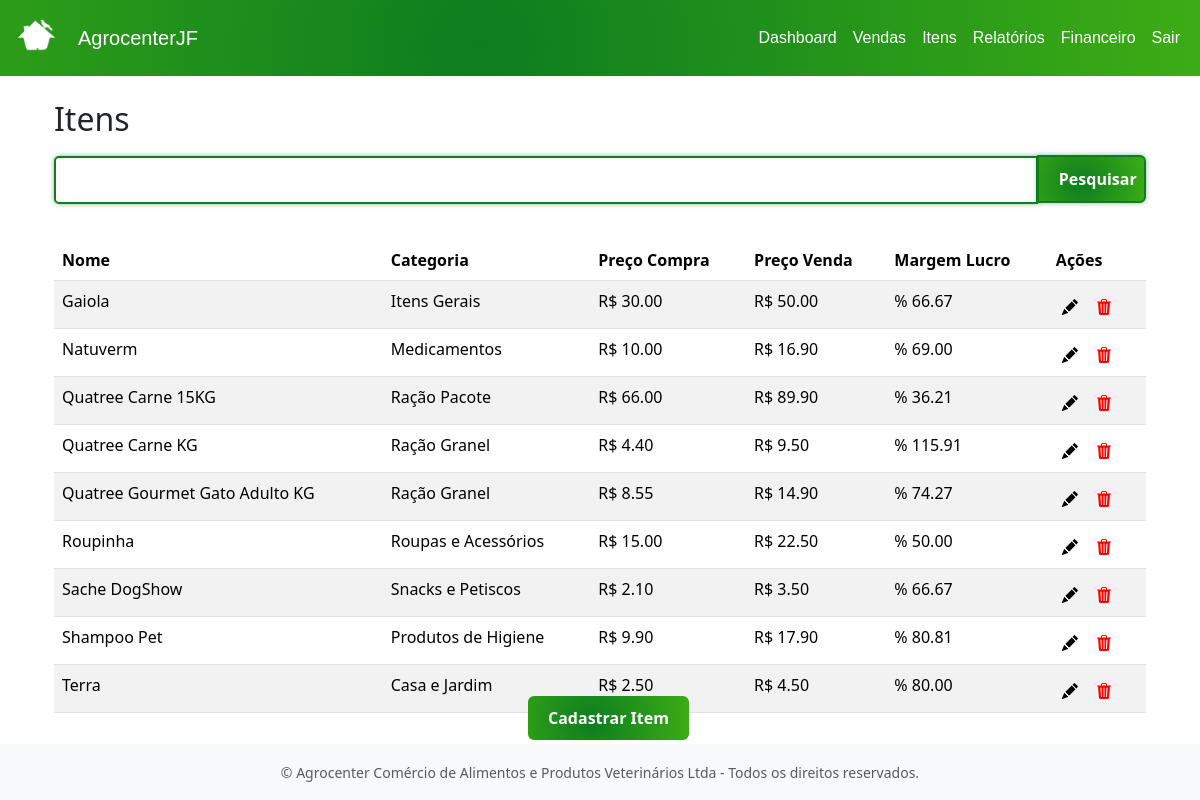
/itens (signed in), run on the app's committed database.
### app.py (models this page shows)
class Item(db.Model):
    id = db.Column(db.Integer, primary_key=True)
    nome = db.Column(db.String(100), nullable=False)
    preco_compra = db.Column(db.Float, nullable=False)
    preco_venda = db.Column(db.Float, nullable=False)
    margem_lucro = db.Column(db.Float)
    data_cadastro = db.Column(db.DateTime, default=datetime.now)
    categoria_id = db.Column(db.Integer, db.ForeignKey('categoria.id'))
    categoria = db.relationship('Categoria', backref='itens')

class Categoria(db.Model):
    id = db.Column(db.Integer, primary_key=True)
    nome = db.Column(db.String(100), unique=True, nullable=False)

### app.py (the view)
@app.route("/itens", methods=["GET"])
def itens():
    if "usuario_id" not in session:
        return redirect(url_for("login"))
    q = request.args.get("q", "").strip()
    if q:
        itens = Item.query.filter(Item.nome.contains(q)).order_by(Item.nome.asc()).all()
    else:
        itens = Item.query.order_by(Item.nome.asc()).all()
    categorias = Categoria.query.all()
    pesquisando = bool(q)
    nenhum_resultado = pesquisando and len(itens) == 0
    return render_template(
        "itens.html",
        categorias=categorias,
        itens=itens,
        pesquisando=pesquisando,
        nenhum_resultado=nenhum_resultado,
        q=q
    )

### templates/itens.html (shortened to what this page needs)
{% extends "base.html" %}
{% block content %}
<div class="container mt-4 itens-page">
    <h2>Itens</h2>
  <form method="GET" action="{{ url_for('itens') }}" class="mb-3">
    <div class="input-group itens-search">
        <input type="text" class="form-control" name="q" placeholder="Pesquisar item..." value="{{ q or '' }}">
        <button class="btn btn-primary" type="submit">Pesquisar</button>
    </div>
    </form>
  <table class="table table-striped">
  <thead>
    <tr>
      <th>Nome</th>
      <th>Categoria</th>
      <th>Preço Compra</th>
      <th>Preço Venda</th>
      <th>Margem Lucro</th>
      <th>Ações</th>
    </tr>
  </thead>
  <tbody>
    {% for item in itens %}
    <tr>
      <td>{{ item.nome }}</td>
      <td>{{ item.categoria.nome }}</td>
      <td>R$ {{ "%.2f"|format(item.preco_compra) }}</td>
      <td>R$ {{ "%.2f"|format(item.preco_venda) }}</td>
      <td>% {{ "%.2f"|format(item.margem_lucro) }}</td>
      <td>
        <button class="btn btn-sm btn-outline-primary"
                data-bs-toggle="modal"
                data-bs-target="#modalEditar{{ item.id }}">
        </button>
        <form method="POST" action="{{ url_for('itens') }}" style="display:inline;">
            <button type="submit" class="btn btn-sm btn-outline-danger">
            </button>
        </form>
        </td>
    </tr>
    {% endfor %}
  </tbody>
</table>
</div>
  <div class="d-flex justify-content-between align-items-center mb-3">
    <button class="btn btn-success" data-bs-toggle="modal" data-bs-target="#modalCadastro">
      Cadastrar Item
    </button>
  </div>
{% endblock %}

### templates/base.html (shortened to what this page needs)
<!DOCTYPE html>
<html lang="pt-br">
<head>
    <link href="https://cdn.jsdelivr.net/npm/bootstrap@5.3.2/dist/css/bootstrap.min.css" rel="stylesheet">
    <link rel="stylesheet" href="{{ url_for('static', filename='css/style.css') }}">
</head>
<body>
    <nav class="navbar navbar-expand-lg navbar-dark navbar-background">
        <div class="container-fluid">
            <a class="navbar-brand d-flex align-items-center" href="{{ url_for('index') }}">
                <img src="{{ url_for('static', filename='img/agrocenter_logo.png') }}"
                    alt="Logo"
                    width="50" height="50"
                    class="me-0">
            <a class="navbar-brand" href="/">AgrocenterJF</a>
            <div class="collapse navbar-collapse">
                <ul class="navbar-nav ms-auto">
                    <li class="nav-item"><a class="nav-link" href="/dashboard">Dashboard</a></li>
                    <li class="nav-item"><a class="nav-link" href="/vendas">Vendas</a></li>
                    <li class="nav-item"><a class="nav-link" href="/itens">Itens</a></li>
                    <li class="nav-item"><a class="nav-link" href="/relatorios">Relatórios</a></li>
                    <li class="nav-item"><a class="nav-link" href="/financeiro">Financeiro</a></li>
                    <li class="nav-item"><a class="nav-link" href="/logout">Sair</a></li>
                </ul>
            </div>
        </div>
    </nav>
    <div class="container mt-4">
        {% block content %}{% endblock %}
    </div>
</body>
<footer class="text-center text-muted bg-light py-3 fixed-bottom">
    <small>© Agrocenter Comércio de Alimentos e Produtos Veterinários Ltda - Todos os direitos reservados.</small>
</footer>
</html>

### static/css/style.css (style rules this page uses)
.navbar { font-family: Verdana, Geneva, Tahoma, sans-serif }
.navbar-background { background: radial-gradient(circle at 20% 30%, #0d7d20 0%, #66d50b 70%), radial-gradient(circle at 80% 20%, #1c901e 0%, #1e9b1e 70%), radial-gradient(circle at 40% 80%, #2eb82e 0%, #3ed33e 70%), radial-gradient(circle at 70% 70%, #0b6c0b 0%, #6ac96a 70%); background-size: 200% 200%; animation: move1 20s ease infinite, move2 30s ease infinite; }
.navbar .nav-link { color: #ffffff !important; transition: color 0.3s ease; }
.navbar .nav-link { color: #ffffff !important; transition: transform 0.3s ease, color 0.3s ease; }
.form-control::placeholder { color: rgba(255,255,255,0.7); }
.btn-success { background: radial-gradient(circle at 20% 30%, #0d7d20 0%, #66d50b 70%), radial-gradient(circle at 80% 20%, #1c901e 0%, #1e9b1e 70%), radial-gradient(circle at 40% 80%, #2eb82e 0%, #3ed33e 70%), radial-gradient(circle at 70% 70%, #0b6c0b 0%, #6ac96a 70%); background-size: 200% 200%; animation: move1 20s ease infinite, move2 30s ease infinite; color: #ffffff; border: none; padding: 10px 20px; font-weight: bold; transition: transform 0.3s ease, color 0.3s ease; position: fixed; bottom: 60px; left: 44%; z-index: 1050; }
.form-control { width: 100%; padding: 10px; margin: 10px 0 20px; border-radius: 5px; outline: none; background-color: transparent; font-size: 16px; border: 2px solid #0d7d20; box-shadow: 0 0 5px rgba(13, 125, 32, 0.5); }
.form-control { color: #0b6c0b; }
.btn-primary { background: radial-gradient(circle at 20% 30%, #0d7d20 0%, #66d50b 70%), radial-gradient(circle at 80% 20%, #1c901e 0%, #1e9b1e 70%), radial-gradient(circle at 40% 80%, #2eb82e 0%, #3ed33e 70%), radial-gradient(circle at 70% 70%, #0b6c0b 0%, #6ac96a 70%); background-size: 200% 200%; animation: move1 20s ease infinite, move2 30s ease infinite; color: #ffffff; border: none; padding: 10px 20px; font-weight: bold; transition: transform 0.3s ease, color 0.3s ease; width: 10%; height: 10%; margin-top: 0.80%; border: 2px solid #0d7d20; box-shadow: 0 0 5px rgba(13, 125, 32, 0.5); }
.input-group .btn { align-self: stretch; }
.btn-sm.btn-outline-primary { color: black; outline: none; background: none; box-shadow: none; border: none; padding: 5px 6px; }
.btn-sm.btn-outline-danger { color: rgb(255, 0, 0); outline: none; background: none; box-shadow: none; border: none; padding: 5px 8px; }
.table { border-collapse: collapse !important; }

### data on the page
Item: nome "Gaiola", categoria.nome "Itens Gerais", preco_compra "30.00", preco_venda "50.00", margem_lucro "66.67"
Item: nome "Natuverm", categoria.nome "Medicamentos", preco_compra "10.00", preco_venda "16.90", margem_lucro "69.00"
Item: nome "Quatree Carne 15KG", categoria.nome "Ração Pacote", preco_compra "66.00", preco_venda "89.90", margem_lucro "36.21"
Item: nome "Quatree Carne KG", categoria.nome "Ração Granel", preco_compra "4.40", preco_venda "9.50", margem_lucro "115.91"
Item: nome "Quatree Gourmet Gato Adulto KG", categoria.nome "Ração Granel", preco_compra "8.55", preco_venda "14.90", margem_lucro "74.27"
Item: nome "Roupinha", categoria.nome "Roupas e Acessórios", preco_compra "15.00", preco_venda "22.50", margem_lucro "50.00"
Item: nome "Sache DogShow", categoria.nome "Snacks e Petiscos", preco_compra "2.10", preco_venda "3.50", margem_lucro "66.67"
Item: nome "Shampoo Pet", categoria.nome "Produtos de Higiene", preco_compra "9.90", preco_venda "17.90", margem_lucro "80.81"
Item: nome "Terra", categoria.nome "Casa e Jardim", preco_compra "2.50", preco_venda "4.50", margem_lucro "80.00"
